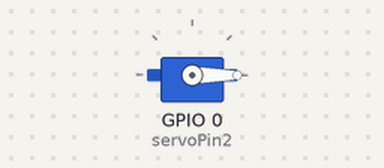
Recording of a sketch running on a simulated ESP32. Parts: servo. The ROS host is connected and sends only what is stated.

Above: at 0.1 s.
Timing chart, 0 to 1.6 s (numbered marks = the images above):
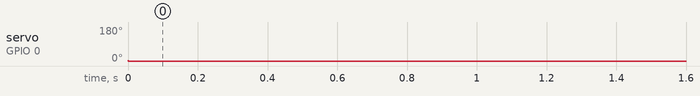

The sketch:

pan_tilt.ino
```cpp
#include <ESP32Servo.h>
#include <ros.h>
#include <sensor_msgs/Joy.h>

ros::NodeHandle nh;

Servo servo1;  //pan motor
Servo servo2;  //tilt motor
#define servoPin1 4  //attach pan motor to pin4
#define servoPin2 0  //attach tilt motor to pin0

int ADC_Max=4096;
int init_pan=96;
int init_tilt=80;

int val1=init_pan;  //this is for pan motor so this is the value where it does not rotate
int val2=init_tilt; //this is the value for tilt motor so value is 0 initially

//feed is taken directly from the joy and val is calculated from feed (and eventually written to the servo)
float feed1=0;
float feed2=0;

ros::Subscriber<sensor_msgs::Joy> sub("joy",&joyCallback);

void joyCallback(const sensor_msgs::Joy& msg){
  feed1=msg.axes[4];  //we will have to change these axes according to what we want to map them to
  feed2=msg.axes[5];
}

void pantilt(){
  if(feed1!=0){
    servo1.attach(servoPin1);
    val1=int(feed1*15.0+init_pan);   //to keep speed between 96 and 110;
  }
  else{
    val1=init_pan;
    servo1.detach();  //better to detach continuous rotation servo when not in use
  }
  if(feed2!=0){
    val2=constrain(int(init_tilt+80.0*feed2),10,170);
  }
}

void setup(){
  //Allow allocation of all timers
  ESP32PWM::allocateTimer(0);
  ESP32PWM::allocateTimer(1);
  ESP32PWM::allocateTimer(2);
  ESP32PWM::allocateTimer(3);
  servo1.setPeriodHertz(50);
  servo2.setPeriodHertz(50);
  servo2.attach(servoPin2);
  nh.getHardware()->setBaud(115200);
  nh.initNode();
  nh.subscribe(sub);
}

void loop(){
  nh.spinOnce();
  pantilt();
  val1=map(val1,0,ADC_Max,0,180);
  val2=map(val2,0,ADC_Max,0,180);
  servo1.write(val1);
  servo2.write(val2);
}
```

Measured:
- by itself, servo on GPIO 0 (servoPin2): 3° → 0° at 0.00 s
